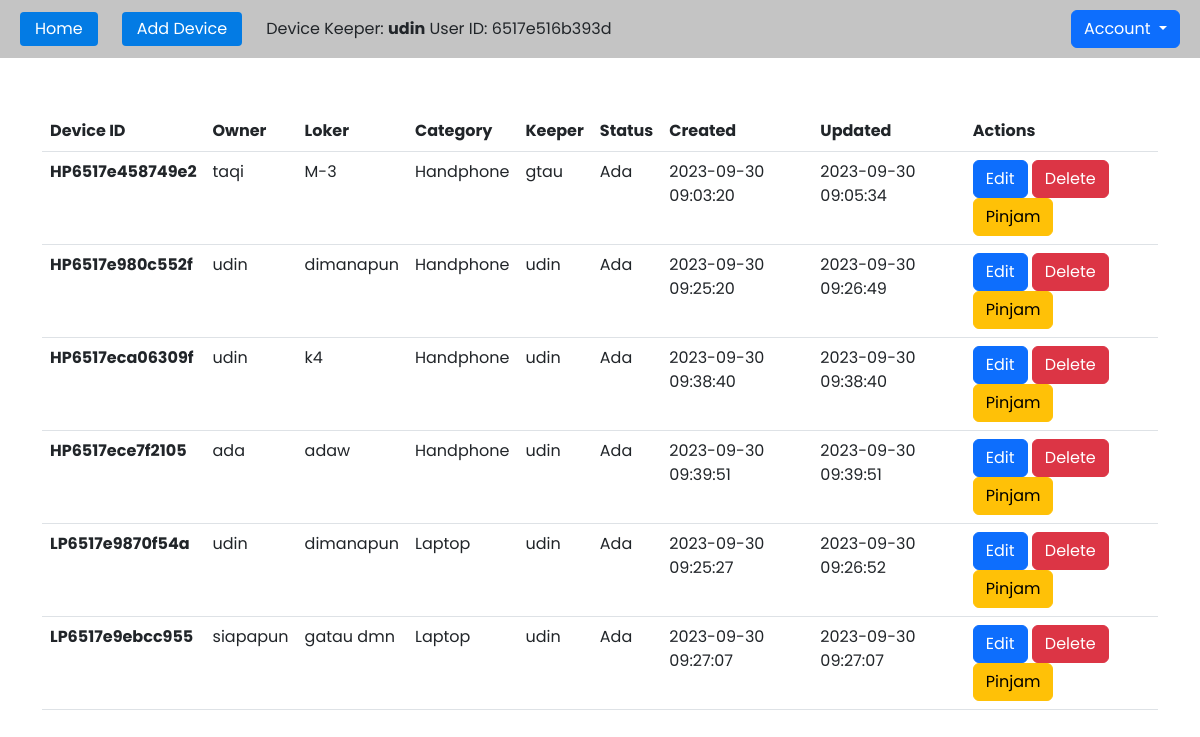
Screenshot of /home.php (signed in) with the database file from the repository.
### tables this page shows
CREATE TABLE `crud_device` (
  `id` varchar(20) NOT NULL,
  `keeper_id` varchar(32) NOT NULL,
  `owner` varchar(255) DEFAULT NULL,
  `loker` varchar(20) DEFAULT NULL,
  `category` enum('Handphone','Laptop') DEFAULT NULL,
  `status` enum('Ada','Dipinjam') DEFAULT 'Ada',
  `created_at` timestamp NULL DEFAULT CURRENT_TIMESTAMP,
  `updated_at` timestamp NULL DEFAULT CURRENT_TIMESTAMP ON UPDATE CURRENT_TIMESTAMP
);

CREATE TABLE `user` (
  `user_id` varchar(32) NOT NULL,
  `username` varchar(100) NOT NULL,
  `email` varchar(200) NOT NULL,
  `password` varchar(100) NOT NULL,
  `created_at` timestamp(6) NOT NULL DEFAULT CURRENT_TIMESTAMP(6)
);

### home.php (the view, shortened to what this page needs)
<?php
include 'config.php';
?>
<!DOCTYPE html>
<html lang="en">
  <head>
    <link rel="stylesheet" href="crud.css" />
    <link href="https://cdn.jsdelivr.net/npm/bootstrap@5.2.3/dist/css/bootstrap.min.css" rel="stylesheet">
  </head>
  <body>
    <div class="header">
      <div class="menu">
        <a class="buton" href="home.php">Home</a>
        <a class="buton" href="device.php">Add Device</a>
        <span>
          Device Keeper: <strong><?php echo $_SESSION['username'] ?></strong>
          User ID: <?php echo $_SESSION['user_id'] ?>
        </span>
      </div>
      <div class="btn-group">
        <button type="button" class="btn btn-primary dropdown-toggle" data-bs-toggle="dropdown" aria-expanded="false">
          Account
        </button>
      </div>
    </div>
    <section class="section">
      <div class="container">
      <table class="table">
  <thead>
    <tr>
      <th scope="col">Device ID</th>
      <th scope="col">Owner</th>
      <th scope="col">Loker</th>
      <th scope="col">Category</th>
      <th scope="col">Keeper</th>
      <th scope="col">Status</th>
      <th scope="col">Created</th>
      <th scope="col">Updated</th>
      <th scope="col">Actions</th>
    </tr>
  </thead>
  <tbody>
    <?php
            $sql = "SELECT crud_device.id, crud_device.owner, crud_device.category, crud_device.loker, user.username, crud_device.status, crud_device.created_at, crud_device.updated_at FROM crud_device
                    INNER JOIN user ON crud_device.keeper_id = user.user_id";
            $result = mysqli_query($conn, $sql);
            if (mysqli_num_rows($result) > 0) {
                while ($row = mysqli_fetch_assoc($result)) {
                    echo "<tr>";
                    echo "<th scope='row'>" . $row['id'] . "</th>";
                    echo "<td>" . $row['owner'] . "</td>";
                    echo "<td>" . $row['loker'] . "</td>";
                    echo "<td>" . $row['category'] . "</td>";
                    echo "<td>" . $row['username'] . "</td>";
                    echo "<td>" . $row['status'] . "</td>";
                    echo "<td>" . $row['created_at'] . "</td>";
                    echo "<td>" . $row['updated_at'] . "</td>";
                    echo '<td>
                          <a href="edit.php?id=' . $row['id'] . '" class="btn btn-primary"> Edit </a>
                          <a href="delete.php?id=' . $row['id'] . '" class="btn btn-danger"> Delete </a>
                    ';
                    if ($row['status'] == 'Dipinjam') {
                      echo '<a href="balikan.php?id=' . $row['id'] . '" class="btn btn-success">Kembalikan</a>';
                    } else {
                      echo '<a href="pinjam.php?id=' . $row['id'] . '" class="btn btn-warning">Pinjam</a>';
                    }
                    echo "</td> </tr>";
                }
            } else {
                echo "<tr><td colspan='8'>Tidak ada data.</td></tr>";
            }
            ?>
  </tbody>
</table>
      </div>
    </section>
  </body>
</html>

### crud.css (style rules this page uses)
* { font-family: "Poppins"; padding: 0; margin: 0; }
.header { display: flex; align-items: center; justify-content: space-between; padding: 10px 20px; background-color: rgb(196, 196, 196); }
.header .buton { text-decoration: none; color: #fff; padding: 5px 15px; border-radius: 4px; background-color: rgb(3, 123, 228); transition: all 0.3s ease-in-out; }
.menu { display: grid; align-items: center; grid-template-columns: repeat(3, auto); gap: 1.5rem; }
section.section { display: flex; min-height: 90vh; align-items: center; }

### rows the page displays
crud_device: id "HP6517e458749e2", owner "taqi", loker "M-3", category "Handphone", keeper.username "gtau", status "Ada", created_at "2023-09-30 09:03:20", updated_at "2023-09-30 09:05:34"
crud_device: id "HP6517e980c552f", owner "udin", loker "dimanapun", category "Handphone", keeper.username "udin", status "Ada", created_at "2023-09-30 09:25:20", updated_at "2023-09-30 09:26:49"
crud_device: id "HP6517eca06309f", owner "udin", loker "k4", category "Handphone", keeper.username "udin", status "Ada", created_at "2023-09-30 09:38:40", updated_at "2023-09-30 09:38:40"
crud_device: id "HP6517ece7f2105", owner "ada", loker "adaw", category "Handphone", keeper.username "udin", status "Ada", created_at "2023-09-30 09:39:51", updated_at "2023-09-30 09:39:51"
crud_device: id "LP6517e9870f54a", owner "udin", loker "dimanapun", category "Laptop", keeper.username "udin", status "Ada", created_at "2023-09-30 09:25:27", updated_at "2023-09-30 09:26:52"
crud_device: id "LP6517e9ebcc955", owner "siapapun", loker "gatau dmn", category "Laptop", keeper.username "udin", status "Ada", created_at "2023-09-30 09:27:07", updated_at "2023-09-30 09:27:07"

### other values shown
$_SESSION['username'] "udin"
$_SESSION['user_id'] "6517e516b393d"
